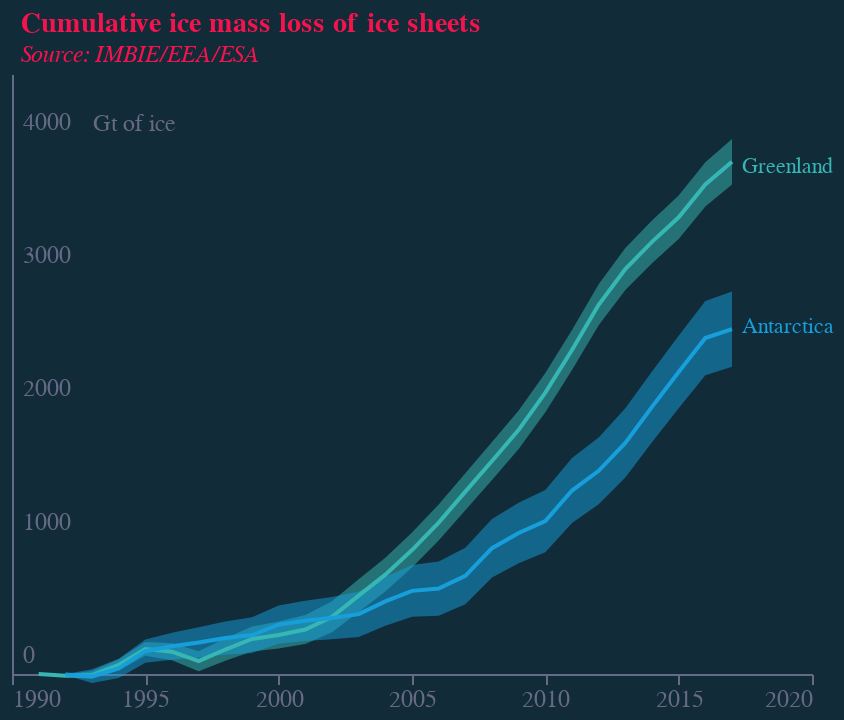

Notebook code cell kept with this figure:
### Code cell
base = (
    alt.Chart(f4a)
    .encode(
        x=alt.X(
            "year:Q",
            axis=alt.Axis(
                grid=False,
                titleAlign="center",
                titleAnchor="middle",
                title="",
                labelColor=colors["eco-gray"],
                titleColor=colors["eco-gray"],
                tickColor=colors["eco-gray"],
                domainColor=colors["eco-gray"],
                tickCount=5,
                titleFontSize=12,
                labelFontSize=12,
                orient="bottom",
                labelAngle=0,
                format=".0f",
                # zindex=1,
                # offset=-43
            ),
            scale=alt.Scale(domain=[1991, 2020]),
        )
    )
    .transform_filter("datum.year<2018")
    .transform_filter("datum.year>1990")
)
line1 = base.mark_line(color=colors["eco-turquiose"]).encode(
    y=alt.Y(
        "greenland:Q",
        axis=alt.Axis(
            grid=False,
            title="Gt of ice",
            titleAnchor="start",
            labelColor=colors["eco-gray"],
            titleColor=colors["eco-gray"],
            tickColor=colors["eco-gray"],
            domainColor=colors["eco-gray"],
            titleFontSize=12,
            labelFontSize=12,
            titleFontWeight="normal",
            ticks=False,
            labelAlign="left",
            labelBaseline="middle",
            labelPadding=-5,
            labelOffset=-10,
            titleX=40,
            titleY=31,
            titleBaseline="bottom",
            titleAngle=0,
            titleAlign="left",
            tickCount=4,
            format=".0f",
        ),
        scale=alt.Scale(domain=[0, 4300]),
    )
)
line2 = base.mark_line(color=colors["eco-light-blue"]).encode(y=alt.Y("antarctica:Q"))
area1 = line1.mark_area(color=colors["eco-turquiose"], opacity=0.5).encode(
    y="greenland1:Q", y2="greenland2:Q"
)
area2 = line2.mark_area(color=colors["eco-light-blue"], opacity=0.5).encode(
    y="antarctica1:Q", y2="antarctica2:Q"
)
ruler = (
    alt.Chart(pd.DataFrame([{"x": 1991, "y": 0}, {"x": 2020, "y": 0}]))
    .mark_line(color=colors["eco-gray"])
    .encode(y="y:Q", x="x:Q")
)
text1 = (
    alt.Chart(pd.DataFrame([{"x": 2017, "y": 3800, "t": "Greenland"}]))
    .mark_text(color=colors["eco-turquiose"], align="left", dx=5)
    .encode(x="x:Q", y="y:Q", text="t:N")
)
text2 = (
    alt.Chart(pd.DataFrame([{"x": 2017, "y": 2600, "t": "Antarctica"}]))
    .mark_text(color=colors["eco-light-blue"], align="left", dx=5)
    .encode(x="x:Q", y="y:Q", text="t:N")
)
title = alt.TitleParams(
    "Cumulative ice mass loss of ice sheets",
    subtitle=["Source: IMBIE/EEA/ESA"],
    anchor="start",
    align="left",
    dx=5,
    fontSize=14,
    subtitleFontSize=12,
    color=colors["eco-dot"],
    subtitleColor=colors["eco-dot"],
    subtitleFontStyle="italic",
)
layer1 = (
    ((area1 + area2 + line1 + line2 + text1 + text2).properties(height=300, width=400))
    .configure(font="Georgia", background=colors["eco-background"])
    .configure_view(stroke=None)
    .properties(title=title)
)
layer1.save("visualisation/" + f + "_dark.json")
layer1.save("visualisation/" + f + "_dark.png")
readme = re.sub(f, f + "_dark", readme)
open("README.md", "a").write(readme)
layer1

### Figure 1 — Vega-Lite specification as saved in the notebook (floating-point values rounded to 4 significant figures)
{"config": {"view": {"continuousWidth": 400, "continuousHeight": 300, "stroke": null}, "background": "#122B39", "font": "Georgia"}, "layer": [{"mark": {"type": "area", "color": "#36B7B4", "opacity": 0.5}, "encoding": {"x": {"type": "quantitative", "axis": {"domainColor": "#676A86", "format": ".0f", "grid": false, "labelAngle": 0, "labelColor": "#676A86", "labelFontSize": 12, "orient": "bottom", "tickColor": "#676A86", "tickCount": 5, "title": "", "titleAlign": "center", "titleAnchor": "middle", "titleColor": "#676A86", "titleFontSize": 12}, "field": "year", "scale": {"domain": [1991, 2020]}}, "y": {"type": "quantitative", "field": "greenland1"}, "y2": {"field": "greenland2"}}, "transform": [{"filter": "datum.year<2018"}, {"filter": "datum.year>1990"}]}, {"mark": {"type": "area", "color": "#179FDB", "opacity": 0.5}, "encoding": {"x": {"type": "quantitative", "axis": {"domainColor": "#676A86", "format": ".0f", "grid": false, "labelAngle": 0, "labelColor": "#676A86", "labelFontSize": 12, "orient": "bottom", "tickColor": "#676A86", "tickCount": 5, "title": "", "titleAlign": "center", "titleAnchor": "middle", "titleColor": "#676A86", "titleFontSize": 12}, "field": "year", "scale": {"domain": [1991, 2020]}}, "y": {"type": "quantitative", "field": "antarctica1"}, "y2": {"field": "antarctica2"}}, "transform": [{"filter": "datum.year<2018"}, {"filter": "datum.year>1990"}]}, {"mark": {"type": "line", "color": "#36B7B4"}, "encoding": {"x": {"type": "quantitative", "axis": {"domainColor": "#676A86", "format": ".0f", "grid": false, "labelAngle": 0, "labelColor": "#676A86", "labelFontSize": 12, "orient": "bottom", "tickColor": "#676A86", "tickCount": 5, "title": "", "titleAlign": "center", "titleAnchor": "middle", "titleColor": "#676A86", "titleFontSize": 12}, "field": "year", "scale": {"domain": [1991, 2020]}}, "y": {"type": "quantitative", "axis": {"domainColor": "#676A86", "format": ".0f", "grid": false, "labelAlign": "left", "labelBaseline": "middle", "labelColor": "#676A86", "labelFontSize": 12, "labelOffset": -10, "labelPadding": -5, "tickColor": "#676A86", "tickCount": 4, "ticks": false, "title": "Gt of ice", "titleAlign": "left", "titleAnchor": "start", "titleAngle": 0, "titleBaseline": "bottom", "titleColor": "#676A86", "titleFontSize": 12, "titleFontWeight": "normal", "titleX": 40, "titleY": 31}, "field": "greenland", "scale": {"domain": [0, 4300]}}}, "transform": [{"filter": "datum.year<2018"}, {"filter": "datum.year>1990"}]}, {"mark": {"type": "line", "color": "#179FDB"}, "encoding": {"x": {"type": "quantitative", "axis": {"domainColor": "#676A86", "format": ".0f", "grid": false, "labelAngle": 0, "labelColor": "#676A86", "labelFontSize": 12, "orient": "bottom", "tickColor": "#676A86", "tickCount": 5, "title": "", "titleAlign": "center", "titleAnchor": "middle", "titleColor": "#676A86", "titleFontSize": 12}, "field": "year", "scale": {"domain": [1991, 2020]}}, "y": {"type": "quantitative", "field": "antarctica"}}, "transform": [{"filter": "datum.year<2018"}, {"filter": "datum.year>1990"}]}, {"data": {"name": "data-412913d1e160e4fc99d8ec4732819812"}, "mark": {"type": "text", "align": "left", "color": "#36B7B4", "dx": 5}, "encoding": {"text": {"type": "nominal", "field": "t"}, "x": {"type": "quantitative", "field": "x"}, "y": {"type": "quantitative", "field": "y"}}}, {"data": {"name": "data-612568b5b6834093eb59d38e1351cd17"}, "mark": {"type": "text", "align": "left", "color": "#179FDB", "dx": 5}, "encoding": {"text": {"type": "nominal", "field": "t"}, "x": {"type": "quantitative", "field": "x"}, "y": {"type": "quantitative", "field": "y"}}}], "data": {"name": "data-55e3b779b83dc3f7abb767e9be023786"}, "height": 300, "title": {"text": "Cumulative ice mass loss of ice sheets", "align": "left", "anchor": "start", "color": "#F4134D", "dx": 5, "fontSize": 14, "subtitle": ["Source: IMBIE/EEA/ESA"], "subtitleColor": "#F4134D", "subtitleFontSize": 12, "subtitleFontStyle": "italic"}, "width": 400, "$schema": "https://vega.github.io/schema/vega-lite/v4.8.1.json", "datasets": {"data-55e3b779b83dc3f7abb767e9be023786": [{"year": 1956, "greenland": null, "greenland1": null, "greenland2": null, "antarctica": null, "antarctica1": null, "antarctica2": null}, {"year": 1957, "greenland": null, "greenland1": null, "greenland2": null, "antarctica": null, "antarctica1": null, "antarctica2": null}, {"year": 1958, "greenland": null, "greenland1": null, "greenland2": null, "antarctica": null, "antarctica1": null, "antarctica2": null}, {"year": 1959, "greenland": null, "greenland1": null, "greenland2": null, "antarctica": null, "antarctica1": null, "antarctica2": null}, {"year": 1960, "greenland": null, "greenland1": null, "greenland2": null, "antarctica": null, "antarctica1": null, "antarctica2": null}, {"year": 1961, "greenland": null, "greenland1": null, "greenland2": null, "antarctica": null, "antarctica1": null, "antarctica2": null}, {"year": 1962, "greenland": null, "greenland1": null, "greenland2": null, "antarctica": null, "antarctica1": null, "antarctica2": null}, {"year": 1963, "greenland": null, "greenland1": null, "greenland2": null, "antarctica": null, "antarctica1": null, "antarctica2": null}, {"year": 1964, "greenland": null, "greenland1": null, "greenland2": null, "antarctica": null, "antarctica1": null, "antarctica2": null}, {"year": 1965, "greenland": null, "greenland1": null, "greenland2": null, "antarctica": null, "antarctica1": null, "antarctica2": null}, {"year": 1966, "greenland": null, "greenland1": null, "greenland2": null, "antarctica": null, "antarctica1": null, "antarctica2": null}, {"year": 1967, "greenland": null, "greenland1": null, "greenland2": null, "antarctica": null, "antarctica1": null, "antarctica2": null}, {"year": 1968, "greenland": null, "greenland1": null, "greenland2": null, "antarctica": null, "antarctica1": null, "antarctica2": null}, {"year": 1969, "greenland": null, "greenland1": null, "greenland2": null, "antarctica": null, "antarctica1": null, "antarctica2": null}, {"year": 1970, "greenland": null, "greenland1": null, "greenland2": null, "antarctica": null, "antarctica1": null, "antarctica2": null}, {"year": 1971, "greenland": null, "greenland1": null, "greenland2": null, "antarctica": null, "antarctica1": null, "antarctica2": null}, {"year": 1972, "greenland": null, "greenland1": null, "greenland2": null, "antarctica": null, "antarctica1": null, "antarctica2": null}, {"year": 1973, "greenland": null, "greenland1": null, "greenland2": null, "antarctica": null, "antarctica1": null, "antarctica2": null}, {"year": 1974, "greenland": null, "greenland1": null, "greenland2": null, "antarctica": null, "antarctica1": null, "antarctica2": null}, {"year": 1975, "greenland": null, "greenland1": null, "greenland2": null, "antarctica": null, "antarctica1": null, "antarctica2": null}, {"year": 1976, "greenland": null, "greenland1": null, "greenland2": null, "antarctica": null, "antarctica1": null, "antarctica2": null}, {"year": 1977, "greenland": null, "greenland1": null, "greenland2": null, "antarctica": null, "antarctica1": null, "antarctica2": null}, {"year": 1978, "greenland": null, "greenland1": null, "greenland2": null, "antarctica": null, "antarctica1": null, "antarctica2": null}, {"year": 1979, "greenland": null, "greenland1": null, "greenland2": null, "antarctica": null, "antarctica1": null, "antarctica2": null}, {"year": 1980, "greenland": null, "greenland1": null, "greenland2": null, "antarctica": null, "antarctica1": null, "antarctica2": null}, {"year": 1981, "greenland": null, "greenland1": null, "greenland2": null, "antarctica": null, "antarctica1": null, "antarctica2": null}, {"year": 1982, "greenland": null, "greenland1": null, "greenland2": null, "antarctica": null, "antarctica1": null, "antarctica2": null}, {"year": 1983, "greenland": null, "greenland1": null, "greenland2": null, "antarctica": null, "antarctica1": null, "antarctica2": null}, {"year": 1984, "greenland": null, "greenland1": null, "greenland2": null, "antarctica": null, "antarctica1": null, "antarctica2": null}, {"year": 1985, "greenland": null, "greenland1": null, "greenland2": null, "antarctica": null, "antarctica1": null, "antarctica2": null}, {"year": 1986, "greenland": null, "greenland1": null, "greenland2": null, "antarctica": null, "antarctica1": null, "antarctica2": null}, {"year": 1987, "greenland": null, "greenland1": null, "greenland2": null, "antarctica": null, "antarctica1": null, "antarctica2": null}, {"year": 1988, "greenland": null, "greenland1": null, "greenland2": null, "antarctica": null, "antarctica1": null, "antarctica2": null}, {"year": 1989, "greenland": null, "greenland1": null, "greenland2": null, "antarctica": null, "antarctica1": null, "antarctica2": null}, {"year": 1990, "greenland": null, "greenland1": null, "greenland2": null, "antarctica": null, "antarctica1": null, "antarctica2": null}, {"year": 1991, "greenland": -0.0, "greenland1": -0.0, "greenland2": -0.0, "antarctica": null, "antarctica1": null, "antarctica2": null}, {"year": 1992, "greenland": -13.14, "greenland1": -1.623, "greenland2": -24.65, "antarctica": -4.408, "antarctica1": -0.7977, "antarctica2": -8.019}, {"year": 1993, "greenland": -7.83, "greenland1": 22.65, "greenland2": -38.31, "antarctica": -16.38, "antarctica1": 35.18, "antarctica2": -67.94}, {"year": 1994, "greenland": 68.42, "greenland1": 110.0, "greenland2": 26.86, "antarctica": 42.02, "antarctica1": 114.1, "antarctica2": -30.04}, {"year": 1995, "greenland": 188.0, "greenland1": 239.4, "greenland2": 136.6, "antarctica": 171.1, "antarctica1": 258.0, "antarctica2": 84.17}, {"year": 1996, "greenland": 167.3, "greenland1": 231.3, "greenland2": 103.2, "antarctica": 208.2, "antarctica1": 309.1, "antarctica2": 107.4}, {"year": 1997, "greenland": 96.17, "greenland1": 171.0, "greenland2": 21.37, "antarctica": 237.0, "antarctica1": 350.1, "antarctica2": 124.0}, {"year": 1998, "greenland": 183.5, "greenland1": 268.4, "greenland2": 98.67, "antarctica": 269.3, "antarctica1": 393.6, "antarctica2": 145.0}, {"year": 1999, "greenland": 262.9, "greenland1": 356.6, "greenland2": 169.3, "antarctica": 291.7, "antarctica1": 425.7, "antarctica2": 157.8}, {"year": 2000, "greenland": 293.1, "greenland1": 394.5, "greenland2": 191.7, "antarctica": 370.5, "antarctica1": 513.5, "antarctica2": 227.5}, {"year": 2001, "greenland": 333.8, "greenland1": 442.6, "greenland2": 225.0, "antarctica": 398.7, "antarctica1": 550.2, "antarctica2": 247.3}, {"year": 2002, "greenland": 429.1, "greenland1": 545.1, "greenland2": 313.0, "antarctica": 419.7, "antarctica1": 578.3, "antarctica2": 261.2}, {"year": 2003, "greenland": 587.7, "greenland1": 711.1, "greenland2": 464.3, "antarctica": 448.7, "antarctica1": 619.7, "antarctica2": 277.8}, {"year": 2004, "greenland": 745.1, "greenland1": 872.3, "greenland2": 618.0, "antarctica": 544.7, "antarctica1": 727.5, "antarctica2": 362.0}, {"year": 2005, "greenland": 929.7, "greenland1": 1061.0, "greenland2": 798.5, "antarctica": 623.6, "antarctica1": 818.0, "antarctica2": 429.3}, {"year": 2006, "greenland": 1136.0, "greenland1": 1271.0, "greenland2": 1001.0, "antarctica": 640.5, "antarctica1": 844.2, "antarctica2": 436.9}, {"year": 2007, "greenland": 1368.0, "greenland1": 1506.0, "greenland2": 1229.0, "antarctica": 735.9, "antarctica1": 947.7, "antarctica2": 524.0}, {"year": 2008, "greenland": 1597.0, "greenland1": 1739.0, "greenland2": 1455.0, "antarctica": 943.6, "antarctica1": 1163.0, "antarctica2": 724.3}, {"year": 2009, "greenland": 1832.0, "greenland1": 1976.0, "greenland2": 1687.0, "antarctica": 1057.0, "antarctica1": 1285.0, "antarctica2": 830.3}, {"year": 2010, "greenland": 2110.0, "greenland1": 2257.0, "greenland2": 1964.0, "antarctica": 1147.0, "antarctica1": 1380.0, "antarctica2": 912.9}, {"year": 2011, "greenland": 2430.0, "greenland1": 2579.0, "greenland2": 2280.0, "antarctica": 1376.0, "antarctica1": 1619.0, "antarctica2": 1133.0}, {"year": 2012, "greenland": 2769.0, "greenland1": 2923.0, "greenland2": 2616.0, "antarctica": 1524.0, "antarctica1": 1775.0, "antarctica2": 1273.0}, {"year": 2013, "greenland": 3037.0, "greenland1": 3194.0, "greenland2": 2880.0, "antarctica": 1733.0, "antarctica1": 1992.0, "antarctica2": 1475.0}, {"year": 2014, "greenland": 3241.0, "greenland1": 3401.0, "greenland2": 3081.0, "antarctica": 2003.0, "antarctica1": 2268.0, "antarctica2": 1738.0}, {"year": 2015, "greenland": 3425.0, "greenland1": 3589.0, "greenland2": 3262.0, "antarctica": 2265.0, "antarctica1": 2536.0, "antarctica2": 1993.0}, {"year": 2016, "greenland": 3672.0, "greenland1": 3839.0, "greenland2": 3505.0, "antarctica": 2520.0, "antarctica1": 2798.0, "antarctica2": 2241.0}, {"year": 2017, "greenland": 3842.0, "greenland1": 4012.0, "greenland2": 3672.0, "antarctica": 2587.0, "antarctica1": 2868.0, "antarctica2": 2305.0}, {"year": 2018, "greenland": null, "greenland1": null, "greenland2": null, "antarctica": null, "antarctica1": null, "antarctica2": null}, {"year": 2019, "greenland": null, "greenland1": null, "greenland2": null, "antarctica": null, "antarctica1": null, "antarctica2": null}], "data-412913d1e160e4fc99d8ec4732819812": [{"x": 2017, "y": 3800, "t": "Greenland"}], "data-612568b5b6834093eb59d38e1351cd17": [{"x": 2017, "y": 2600, "t": "Antarctica"}]}}
